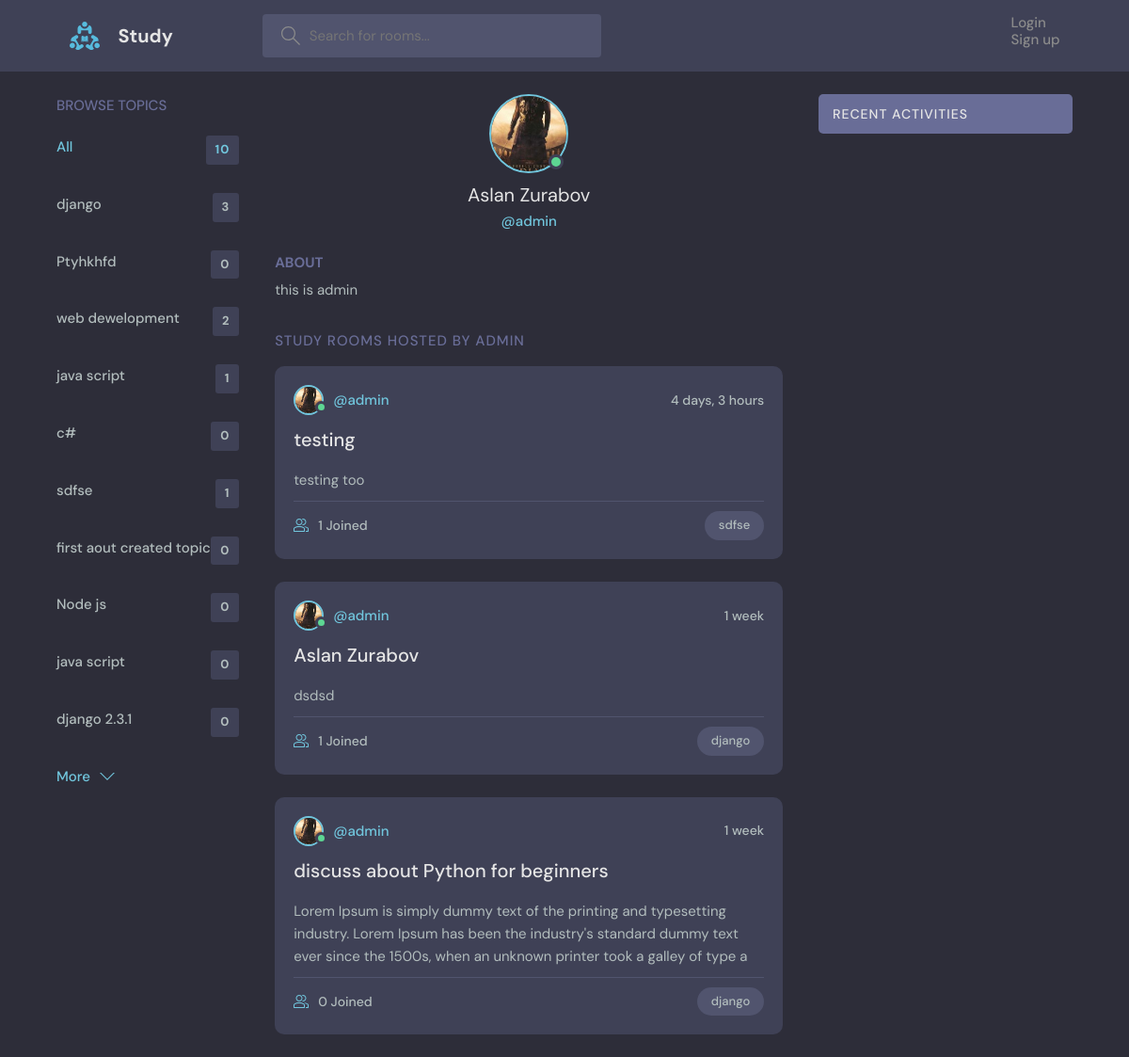
The app's page /profile/1 with its own data.
### base/models.py (models this page shows, shortened)
class Topic(models.Model):
    name = models.CharField(max_length=200)
    def __str__(self):
        return self.name

class Profile(models.Model):
    user = models.OneToOneField(User,on_delete=CASCADE)
    image = models.ImageField(default='default.jpg',upload_to='avatar/')
    bio = TextField(null=True,blank=True)

class Room(models.Model):
    host =  models.ForeignKey(User,on_delete=models.SET_NULL, null=True)
    topic = models.ForeignKey(Topic,on_delete=models.SET_NULL, null=True,)
    name = models.CharField(max_length=200)
    description = models.TextField(null=True, blank=True)
    participants = models.ManyToManyField(User, related_name='participants', blank=True)
    updated = models.DateTimeField(auto_now=True)
    created = models.DateTimeField(auto_now_add=True)
    class Meta:
        ordering = ['-updated','-created']
    def get_absolute_url(self):
        return reverse('base:room', kwargs={'pk':self.id})

### base/views.py (the view)
# urls.py: path('profile/<str:pk>',userProfile,name='user-profile'),
def userProfile(request,pk):
    profile = Profile.objects.get(user_id=pk)
    rooms = profile.user.room_set.all()
    topic = Topic.objects.all()
    room_messages = profile.user.message_set.all()
    context = {
                'rooms':rooms,
                'topic':topic,
                'room_messages':room_messages,
                'profile':profile,
                }
    return render(request, 'profile.html',context=context)

### base/templates/base/profile.html (shortened to what this page needs)
{% extends 'main.html' %}
{% block content %}
  <main class="profile-page layout layout--3">
    <div class="container">
      {% include 'topic_component.html' %}
      <div class="roomList">
        <div class="profile">
          <div class="profile__avatar">
            <div class="avatar avatar--large active">
              <img src="{{profile.image.url}}" />
            </div>
          </div>
          <div class="profile__info">
            <h3>{{profile.user.first_name}} {{profile.user.last_name}} </h3>
            <p>@{{profile.user.username}}</p>
          </div>
          <div class="profile__about">
            <h3>About</h3>
            <p>
              {{profile.bio}}
            </p>
          </div>
        </div>
        <div class="roomList__header">
          <div>
            <h2>Study Rooms Hosted by {{profile.user.username}}</a>
            </h2>
          </div>
        </div>
      {% include 'feed_component.html' %}
      </div>
      {% include 'activity_component.html' %}
    </div>
  </main>
{% endblock %}

### base/templates/base/topic_component.html
<div class="topics">
   <div class="topics__header">
     <h2>Browse Topics</h2>
   </div>
   <ul class="topics__list">
     <li>
       <a href="{% url 'base:home' %}" class="active">All <span>{{topic.count}}</span></a>
     </li>
     {% for tpc in topic %}
     <li>
       <a href="{% url 'base:home' %}?q={{tpc.name}}">{{tpc}} <span>{{tpc.room_set.all.count}}</span></a>
     </li>
     {% endfor %}
   </ul>
   <a class="btn btn--link" href="{% url 'base:topics' %}">
     More
     <svg version="1.1" xmlns="http://www.w3.org/2000/svg" width="32" height="32" viewBox="0 0 32 32">
       <title>chevron-down</title>
       <path d="M16 21l-13-13h-3l16 16 16-16h-3l-13 13z"></path>
     </svg>
   </a>
 </div>

### base/templates/base/feed_component.html (shortened to what this page needs)
{% for room in rooms %}
<div class="roomListRoom">
    <div class="roomListRoom__header">
      <a href="{% url 'base:user-profile' room.host.id %}" class="roomListRoom__author">
        <div class="avatar avatar--small active">
          <img src="{{room.host.profile.image.url}}" />
        </div>
        <span>@{{room.host.username}}</span>
      </a>
      <div class="roomListRoom__actions">
        <span>{{room.created|timesince}}</span>
      </div>
    </div>
    <div class="roomListRoom__content">
      <a href="{{room.get_absolute_url}}">{{ room.name }}</a>
      <p>
        {{room.description|slice:':200'}}
      </p>
    </div>
    <div class="roomListRoom__meta">
      <a class="roomListRoom__joined">
        {{room.participants.count}} Joined
      </a>
      <p class="roomListRoom__topic">{{room.topic.name}}</p>
    </div>
  </div>
  {% endfor %}

### records on screen
Topic: name "django", room_set.all.count "3"
Topic: name "Ptyhkhfd", room_set.all.count "0"
Topic: name "web dewelopment", room_set.all.count "2"
Topic: name "java script", room_set.all.count "1"
Topic: name "c#", room_set.all.count "0"
Topic: name "sdfse", room_set.all.count "1"
Topic: name "first aout created topic", room_set.all.count "0"
Topic: name "Node js", room_set.all.count "0"
Topic: name "java script", room_set.all.count "0"
Topic: name "django 2.3.1", room_set.all.count "0"
Profile: image (picture), user.first_name "Aslan", user.last_name "Zurabov", user.username "admin", bio "this is admin", user.username "ADMIN"
Room: host.profile.image (picture), host.username "admin", created "4 days, 3 hours", name "testing", description "testing too", participants.count "1", topic.name "sdfse"
Room: host.profile.image (picture), host.username "admin", created "1 week", name "Aslan Zurabov", description "dsdsd", participants.count "1", topic.name "django"
Room: host.profile.image (picture), host.username "admin", created "1 week", name "discuss about Python for beginners", description "Lorem Ipsum is simply dummy text of the printing and typesetting industry. Lorem Ipsum has been the industry's standard dummy text ever since the 1500s, when an unknown printer took a galley of type a", participants.count "0", topic.name "django"

### other values on screen
{{ topic.count }} "10"
